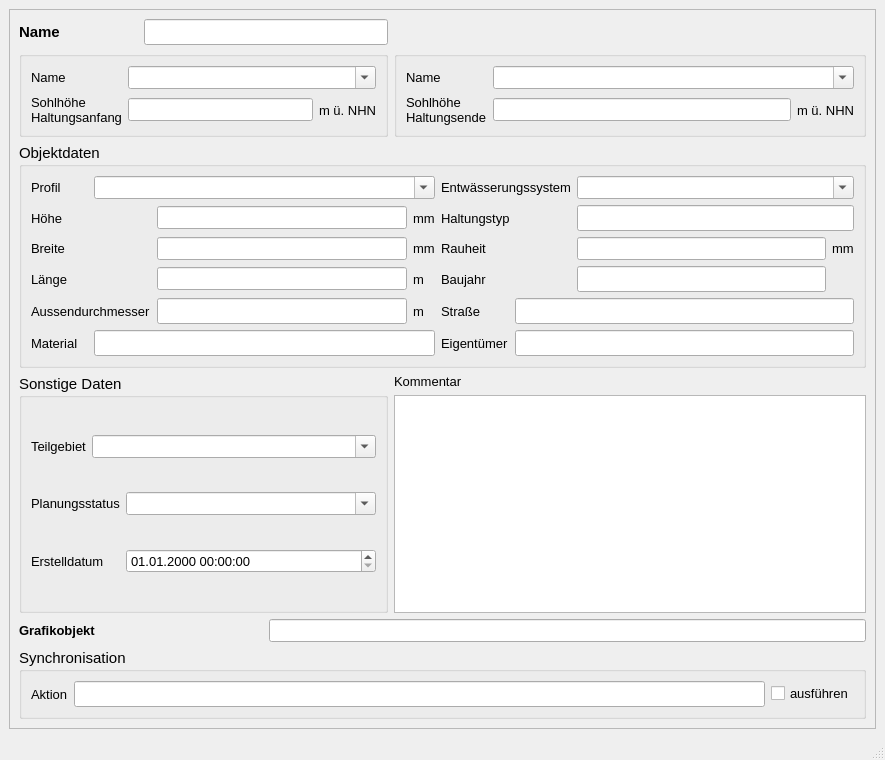
<?xml version="1.0" encoding="UTF-8"?>
<ui version="4.0">
 <class>MainWindow</class>
 <widget class="QMainWindow" name="MainWindow">
  <property name="geometry">
   <rect>
    <x>0</x>
    <y>0</y>
    <width>885</width>
    <height>760</height>
   </rect>
  </property>
  <property name="minimumSize">
   <size>
    <width>680</width>
    <height>650</height>
   </size>
  </property>
  <property name="font">
   <font>
    <family>Tahoma</family>
    <pointsize>10</pointsize>
   </font>
  </property>
  <property name="windowTitle">
   <string>Schieber</string>
  </property>
  <widget class="QWidget" name="centralwidget">
   <layout class="QGridLayout" name="gridLayout">
    <item row="0" column="0">
     <widget class="QScrollArea" name="scrollArea">
      <property name="widgetResizable">
       <bool>true</bool>
      </property>
      <widget class="QWidget" name="scrollAreaWidgetContents">
       <property name="geometry">
        <rect>
         <x>0</x>
         <y>0</y>
         <width>861</width>
         <height>683</height>
        </rect>
       </property>
       <layout class="QGridLayout" name="gridLayout_2">
        <item row="0" column="0">
         <widget class="QLabel" name="label">
          <property name="font">
           <font>
            <family>Tahoma</family>
            <pointsize>11</pointsize>
            <weight>75</weight>
            <bold>true</bold>
           </font>
          </property>
          <property name="text">
           <string>Name</string>
          </property>
         </widget>
        </item>
        <item row="0" column="1" colspan="2">
         <widget class="QLineEdit" name="haltnam">
          <property name="font">
           <font>
            <family>Tahoma</family>
            <pointsize>11</pointsize>
           </font>
          </property>
          <property name="toolTip">
           <string>&lt;html&gt;&lt;head/&gt;&lt;body&gt;&lt;p&gt;Eindeutige Bezeichnung&lt;/p&gt;&lt;/body&gt;&lt;/html&gt;</string>
          </property>
          <property name="statusTip">
           <string>Eindeutige Bezeichnung</string>
          </property>
         </widget>
        </item>
        <item row="1" column="0" colspan="3">
         <widget class="QGroupBox" name="groupBox_2">
          <property name="font">
           <font>
            <family>Tahoma</family>
            <pointsize>11</pointsize>
           </font>
          </property>
          <property name="title">
           <string/>
          </property>
          <layout class="QGridLayout" name="gridLayout_3">
           <item row="0" column="0">
            <widget class="QLabel" name="label_3">
             <property name="font">
              <font>
               <family>Tahoma</family>
               <pointsize>10</pointsize>
              </font>
             </property>
             <property name="text">
              <string>Name</string>
             </property>
            </widget>
           </item>
           <item row="0" column="1" colspan="2">
            <widget class="QComboBox" name="schoben">
             <property name="font">
              <font>
               <family>Tahoma</family>
               <pointsize>10</pointsize>
              </font>
             </property>
             <property name="toolTip">
              <string>&lt;html&gt;&lt;head/&gt;&lt;body&gt;&lt;p&gt;Name des oberen Schachts&lt;/p&gt;&lt;/body&gt;&lt;/html&gt;</string>
             </property>
             <property name="statusTip">
              <string>Name des oberen Schachts</string>
             </property>
             <property name="editable">
              <bool>true</bool>
             </property>
            </widget>
           </item>
           <item row="1" column="0">
            <widget class="QLabel" name="label_28">
             <property name="font">
              <font>
               <family>Tahoma</family>
               <pointsize>10</pointsize>
              </font>
             </property>
             <property name="text">
              <string>Sohlhöhe
Haltungsanfang</string>
             </property>
            </widget>
           </item>
           <item row="1" column="1">
            <widget class="QLineEdit" name="sohleoben">
             <property name="font">
              <font>
               <family>Tahoma</family>
               <pointsize>10</pointsize>
              </font>
             </property>
             <property name="toolTip">
              <string/>
             </property>
             <property name="statusTip">
              <string/>
             </property>
            </widget>
           </item>
           <item row="1" column="2">
            <widget class="QLabel" name="label_18">
             <property name="font">
              <font>
               <family>Tahoma</family>
               <pointsize>10</pointsize>
              </font>
             </property>
             <property name="text">
              <string>m ü. NHN</string>
             </property>
            </widget>
           </item>
          </layout>
         </widget>
        </item>
        <item row="1" column="3">
         <widget class="QGroupBox" name="groupBox_4">
          <property name="font">
           <font>
            <family>Tahoma</family>
            <pointsize>11</pointsize>
           </font>
          </property>
          <property name="title">
           <string/>
          </property>
          <layout class="QGridLayout" name="gridLayout_4">
           <item row="0" column="0">
            <widget class="QLabel" name="label_9">
             <property name="font">
              <font>
               <family>Tahoma</family>
               <pointsize>10</pointsize>
              </font>
             </property>
             <property name="text">
              <string>Name</string>
             </property>
            </widget>
           </item>
           <item row="0" column="1" colspan="2">
            <widget class="QComboBox" name="schunten">
             <property name="font">
              <font>
               <family>Tahoma</family>
               <pointsize>10</pointsize>
              </font>
             </property>
             <property name="toolTip">
              <string>&lt;html&gt;&lt;head/&gt;&lt;body&gt;&lt;p&gt;Name des unteren Schachts&lt;/p&gt;&lt;/body&gt;&lt;/html&gt;</string>
             </property>
             <property name="statusTip">
              <string>Name des unteren Schachts</string>
             </property>
             <property name="editable">
              <bool>true</bool>
             </property>
            </widget>
           </item>
           <item row="1" column="0">
            <widget class="QLabel" name="label_29">
             <property name="font">
              <font>
               <family>Tahoma</family>
               <pointsize>10</pointsize>
              </font>
             </property>
             <property name="text">
              <string>Sohlhöhe
Haltungsende</string>
             </property>
            </widget>
           </item>
           <item row="1" column="1">
            <widget class="QLineEdit" name="sohleunten">
             <property name="font">
              <font>
               <family>Tahoma</family>
               <pointsize>10</pointsize>
              </font>
             </property>
             <property name="toolTip">
              <string/>
             </property>
             <property name="statusTip">
              <string/>
             </property>
            </widget>
           </item>
           <item row="1" column="2">
            <widget class="QLabel" name="label_19">
             <property name="font">
              <font>
               <family>Tahoma</family>
               <pointsize>10</pointsize>
              </font>
             </property>
             <property name="text">
              <string>m ü. NHN</string>
             </property>
            </widget>
           </item>
          </layout>
         </widget>
        </item>
        <item row="2" column="0" colspan="4">
         <widget class="QGroupBox" name="groupBox_5">
          <property name="font">
           <font>
            <family>Tahoma</family>
            <pointsize>11</pointsize>
           </font>
          </property>
          <property name="title">
           <string>Objektdaten</string>
          </property>
          <layout class="QGridLayout" name="gridLayout_5">
           <item row="0" column="0">
            <widget class="QLabel" name="label_54">
             <property name="font">
              <font>
               <family>Tahoma</family>
               <pointsize>10</pointsize>
              </font>
             </property>
             <property name="text">
              <string>Profil</string>
             </property>
            </widget>
           </item>
           <item row="0" column="1" colspan="3">
            <widget class="QComboBox" name="profilnam">
             <property name="font">
              <font>
               <family>Tahoma</family>
               <pointsize>10</pointsize>
              </font>
             </property>
             <property name="toolTip">
              <string>&lt;html&gt;&lt;head/&gt;&lt;body&gt;&lt;p&gt;Profil der Haltung gem. HE&lt;/p&gt;&lt;/body&gt;&lt;/html&gt;</string>
             </property>
             <property name="statusTip">
              <string/>
             </property>
             <property name="editable">
              <bool>true</bool>
             </property>
            </widget>
           </item>
           <item row="0" column="4" colspan="2">
            <widget class="QLabel" name="label_52">
             <property name="font">
              <font>
               <family>Tahoma</family>
               <pointsize>10</pointsize>
              </font>
             </property>
             <property name="text">
              <string>Entwässerungssystem</string>
             </property>
            </widget>
           </item>
           <item row="0" column="6" colspan="2">
            <widget class="QComboBox" name="entwart">
             <property name="font">
              <font>
               <family>Tahoma</family>
               <pointsize>10</pointsize>
              </font>
             </property>
             <property name="toolTip">
              <string>&lt;html&gt;&lt;head/&gt;&lt;body&gt;&lt;p&gt;vorh. Entwässerungssystem (z.B. Mischwasser, Regenwasser etc.)&lt;/p&gt;&lt;/body&gt;&lt;/html&gt;</string>
             </property>
             <property name="statusTip">
              <string>vorh. Entwässerungssystem (z.B. Mischwasser, Regenwasser etc.)</string>
             </property>
             <property name="editable">
              <bool>true</bool>
             </property>
            </widget>
           </item>
           <item row="1" column="0">
            <widget class="QLabel" name="label_6">
             <property name="font">
              <font>
               <family>Tahoma</family>
               <pointsize>10</pointsize>
              </font>
             </property>
             <property name="text">
              <string>Höhe</string>
             </property>
            </widget>
           </item>
           <item row="1" column="2">
            <widget class="QLineEdit" name="hoehe">
             <property name="font">
              <font>
               <family>Tahoma</family>
               <pointsize>10</pointsize>
              </font>
             </property>
             <property name="toolTip">
              <string/>
             </property>
             <property name="statusTip">
              <string/>
             </property>
            </widget>
           </item>
           <item row="1" column="3">
            <widget class="QLabel" name="label_16">
             <property name="font">
              <font>
               <family>Tahoma</family>
               <pointsize>10</pointsize>
              </font>
             </property>
             <property name="text">
              <string>mm</string>
             </property>
            </widget>
           </item>
           <item row="1" column="4" colspan="2">
            <widget class="QLabel" name="label_13">
             <property name="font">
              <font>
               <family>Tahoma</family>
               <pointsize>10</pointsize>
              </font>
             </property>
             <property name="text">
              <string>Haltungstyp</string>
             </property>
            </widget>
           </item>
           <item row="1" column="6" colspan="2">
            <widget class="QLineEdit" name="haltungstyp"/>
           </item>
           <item row="2" column="0">
            <widget class="QLabel" name="label_7">
             <property name="font">
              <font>
               <family>Tahoma</family>
               <pointsize>10</pointsize>
              </font>
             </property>
             <property name="text">
              <string>Breite</string>
             </property>
            </widget>
           </item>
           <item row="2" column="2">
            <widget class="QLineEdit" name="breite">
             <property name="font">
              <font>
               <family>Tahoma</family>
               <pointsize>10</pointsize>
              </font>
             </property>
             <property name="toolTip">
              <string/>
             </property>
             <property name="statusTip">
              <string/>
             </property>
            </widget>
           </item>
           <item row="2" column="3">
            <widget class="QLabel" name="label_20">
             <property name="font">
              <font>
               <family>Tahoma</family>
               <pointsize>10</pointsize>
              </font>
             </property>
             <property name="text">
              <string>mm</string>
             </property>
            </widget>
           </item>
           <item row="2" column="4" colspan="2">
            <widget class="QLabel" name="label_61">
             <property name="font">
              <font>
               <family>Tahoma</family>
               <pointsize>10</pointsize>
              </font>
             </property>
             <property name="text">
              <string>Rauheit</string>
             </property>
            </widget>
           </item>
           <item row="2" column="6">
            <widget class="QLineEdit" name="ks">
             <property name="font">
              <font>
               <family>Tahoma</family>
               <pointsize>10</pointsize>
              </font>
             </property>
             <property name="toolTip">
              <string>&lt;html&gt;&lt;head/&gt;&lt;body&gt;&lt;p&gt;Absolute Rauheit gemäß Prandtl-Colebrook&lt;/p&gt;&lt;/body&gt;&lt;/html&gt;</string>
             </property>
             <property name="statusTip">
              <string>Absolute Rauheit gemäß Prandtl-Colebrook</string>
             </property>
            </widget>
           </item>
           <item row="2" column="7">
            <widget class="QLabel" name="label_70">
             <property name="font">
              <font>
               <family>Tahoma</family>
               <pointsize>10</pointsize>
              </font>
             </property>
             <property name="text">
              <string>mm</string>
             </property>
            </widget>
           </item>
           <item row="3" column="0" colspan="2">
            <widget class="QLabel" name="label_17">
             <property name="font">
              <font>
               <family>Tahoma</family>
               <pointsize>10</pointsize>
              </font>
             </property>
             <property name="text">
              <string>Länge</string>
             </property>
            </widget>
           </item>
           <item row="3" column="2">
            <widget class="QLineEdit" name="laenge">
             <property name="font">
              <font>
               <family>Tahoma</family>
               <pointsize>10</pointsize>
              </font>
             </property>
             <property name="toolTip">
              <string/>
             </property>
             <property name="statusTip">
              <string/>
             </property>
            </widget>
           </item>
           <item row="3" column="3">
            <widget class="QLabel" name="label_21">
             <property name="font">
              <font>
               <family>Tahoma</family>
               <pointsize>10</pointsize>
              </font>
             </property>
             <property name="text">
              <string>m </string>
             </property>
            </widget>
           </item>
           <item row="3" column="4" colspan="2">
            <widget class="QLabel" name="label_12">
             <property name="font">
              <font>
               <family>Tahoma</family>
               <pointsize>10</pointsize>
              </font>
             </property>
             <property name="text">
              <string>Baujahr</string>
             </property>
            </widget>
           </item>
           <item row="3" column="6">
            <widget class="QLineEdit" name="baujahr">
             <property name="toolTip">
              <string>&lt;html&gt;&lt;head/&gt;&lt;body&gt;&lt;p&gt;Baujahr&lt;/p&gt;&lt;/body&gt;&lt;/html&gt;</string>
             </property>
             <property name="statusTip">
              <string/>
             </property>
            </widget>
           </item>
           <item row="4" column="0" colspan="2">
            <widget class="QLabel" name="label_14">
             <property name="font">
              <font>
               <family>Tahoma</family>
               <pointsize>10</pointsize>
              </font>
             </property>
             <property name="text">
              <string>Aussendurchmesser</string>
             </property>
            </widget>
           </item>
           <item row="4" column="2">
            <widget class="QLineEdit" name="aussendurchmesser">
             <property name="toolTip">
              <string>&lt;html&gt;&lt;head/&gt;&lt;body&gt;&lt;p&gt;Aussendurchmesser&lt;/p&gt;&lt;/body&gt;&lt;/html&gt;</string>
             </property>
             <property name="statusTip">
              <string/>
             </property>
            </widget>
           </item>
           <item row="4" column="3">
            <widget class="QLabel" name="label_27">
             <property name="font">
              <font>
               <family>Tahoma</family>
               <pointsize>10</pointsize>
              </font>
             </property>
             <property name="text">
              <string>m</string>
             </property>
            </widget>
           </item>
           <item row="4" column="4">
            <widget class="QLabel" name="label_66">
             <property name="font">
              <font>
               <family>Tahoma</family>
               <pointsize>10</pointsize>
              </font>
             </property>
             <property name="text">
              <string>Straße</string>
             </property>
            </widget>
           </item>
           <item row="4" column="5" colspan="3">
            <widget class="QLineEdit" name="strasse">
             <property name="toolTip">
              <string>&lt;html&gt;&lt;head/&gt;&lt;body&gt;&lt;p&gt;Straßenname&lt;/p&gt;&lt;/body&gt;&lt;/html&gt;</string>
             </property>
             <property name="statusTip">
              <string/>
             </property>
            </widget>
           </item>
           <item row="5" column="0">
            <widget class="QLabel" name="label_23">
             <property name="font">
              <font>
               <family>Tahoma</family>
               <pointsize>10</pointsize>
              </font>
             </property>
             <property name="text">
              <string>Material</string>
             </property>
            </widget>
           </item>
           <item row="5" column="1" colspan="3">
            <widget class="QLineEdit" name="material">
             <property name="toolTip">
              <string>&lt;html&gt;&lt;head/&gt;&lt;body&gt;&lt;p&gt;Material&lt;/p&gt;&lt;/body&gt;&lt;/html&gt;</string>
             </property>
             <property name="statusTip">
              <string/>
             </property>
            </widget>
           </item>
           <item row="5" column="4">
            <widget class="QLabel" name="label_65">
             <property name="font">
              <font>
               <family>Tahoma</family>
               <pointsize>10</pointsize>
              </font>
             </property>
             <property name="text">
              <string>Eigentümer</string>
             </property>
            </widget>
           </item>
           <item row="5" column="5" colspan="3">
            <widget class="QLineEdit" name="eigentum">
             <property name="toolTip">
              <string>&lt;html&gt;&lt;head/&gt;&lt;body&gt;&lt;p&gt;Eigentümer&lt;/p&gt;&lt;/body&gt;&lt;/html&gt;</string>
             </property>
             <property name="statusTip">
              <string/>
             </property>
            </widget>
           </item>
          </layout>
         </widget>
        </item>
        <item row="3" column="0" rowspan="2" colspan="3">
         <widget class="QGroupBox" name="groupBox_3">
          <property name="font">
           <font>
            <family>Tahoma</family>
            <pointsize>11</pointsize>
           </font>
          </property>
          <property name="title">
           <string>Sonstige Daten</string>
          </property>
          <layout class="QGridLayout" name="gridLayout_6">
           <item row="0" column="0">
            <widget class="QLabel" name="label_11">
             <property name="font">
              <font>
               <family>Tahoma</family>
               <pointsize>10</pointsize>
              </font>
             </property>
             <property name="text">
              <string>Teilgebiet</string>
             </property>
             <property name="buddy">
              <cstring>simstatus</cstring>
             </property>
            </widget>
           </item>
           <item row="0" column="1" colspan="2">
            <widget class="QComboBox" name="teilgebiet">
             <property name="font">
              <font>
               <family>Tahoma</family>
               <pointsize>10</pointsize>
              </font>
             </property>
             <property name="toolTip">
              <string>&lt;html&gt;&lt;head/&gt;&lt;body&gt;&lt;p&gt;Zuordnung zu definiertem Teilgebiet&lt;/p&gt;&lt;/body&gt;&lt;/html&gt;</string>
             </property>
             <property name="statusTip">
              <string>Zuordnung zu definiertem Teilgebiet</string>
             </property>
             <property name="editable">
              <bool>true</bool>
             </property>
            </widget>
           </item>
           <item row="1" column="0" colspan="2">
            <widget class="QLabel" name="label_10">
             <property name="font">
              <font>
               <family>Tahoma</family>
               <pointsize>10</pointsize>
              </font>
             </property>
             <property name="text">
              <string>Planungsstatus</string>
             </property>
             <property name="buddy">
              <cstring>simstatus</cstring>
             </property>
            </widget>
           </item>
           <item row="1" column="2">
            <widget class="QComboBox" name="simstatus">
             <property name="font">
              <font>
               <family>Tahoma</family>
               <pointsize>10</pointsize>
              </font>
             </property>
             <property name="toolTip">
              <string>&lt;html&gt;&lt;head/&gt;&lt;body&gt;&lt;p&gt;&lt;span style=&quot; font-family:'Calibri','sans-serif';&quot;&gt;aktueller Status (z.B. vorhanden, in Planung, etc.)&lt;/span&gt;&lt;/p&gt;&lt;/body&gt;&lt;/html&gt;</string>
             </property>
             <property name="statusTip">
              <string>aktueller Status (z.B. vorhanden, in Planung, etc.)</string>
             </property>
             <property name="editable">
              <bool>true</bool>
             </property>
            </widget>
           </item>
           <item row="2" column="0" colspan="2">
            <widget class="QLabel" name="label_71">
             <property name="font">
              <font>
               <family>Tahoma</family>
               <pointsize>10</pointsize>
              </font>
             </property>
             <property name="text">
              <string>Erstelldatum</string>
             </property>
            </widget>
           </item>
           <item row="2" column="2">
            <widget class="QgsDateTimeEdit" name="createdat">
             <property name="minimumSize">
              <size>
               <width>250</width>
               <height>0</height>
              </size>
             </property>
             <property name="font">
              <font>
               <family>Tahoma</family>
               <pointsize>10</pointsize>
              </font>
             </property>
             <property name="currentSection">
              <enum>QDateTimeEdit::DaySection</enum>
             </property>
             <property name="displayFormat">
              <string>dd.MM.yyyy HH:mm:ss</string>
             </property>
            </widget>
           </item>
          </layout>
         </widget>
        </item>
        <item row="3" column="3">
         <widget class="QLabel" name="label_22">
          <property name="font">
           <font>
            <family>Tahoma</family>
            <pointsize>10</pointsize>
           </font>
          </property>
          <property name="text">
           <string>Kommentar</string>
          </property>
         </widget>
        </item>
        <item row="4" column="3">
         <widget class="QTextEdit" name="kommentar">
          <property name="font">
           <font>
            <family>Tahoma</family>
            <pointsize>10</pointsize>
           </font>
          </property>
          <property name="toolTip">
           <string>&lt;html&gt;&lt;head/&gt;&lt;body&gt;&lt;p&gt;&lt;span style=&quot; font-family:'Calibri','sans-serif';&quot;&gt;Platz für eigene Kommentare.&lt;/span&gt;&lt;/p&gt;&lt;/body&gt;&lt;/html&gt;</string>
          </property>
          <property name="statusTip">
           <string>Platz für zusätzliche Kommentare</string>
          </property>
         </widget>
        </item>
        <item row="5" column="0" colspan="2">
         <widget class="QLabel" name="label_24">
          <property name="font">
           <font>
            <family>Tahoma</family>
            <pointsize>10</pointsize>
            <weight>75</weight>
            <bold>true</bold>
           </font>
          </property>
          <property name="text">
           <string>Grafikobjekt</string>
          </property>
         </widget>
        </item>
        <item row="5" column="2" colspan="2">
         <widget class="QLineEdit" name="objekt">
          <property name="toolTip">
           <string>&lt;html&gt;&lt;head/&gt;&lt;body&gt;&lt;p&gt;Textbeschreibung (WKT) des Grafikobjekts&lt;/p&gt;&lt;/body&gt;&lt;/html&gt;</string>
          </property>
          <property name="statusTip">
           <string>Textbeschreibung des Grafikobjekts</string>
          </property>
         </widget>
        </item>
        <item row="6" column="0" colspan="4">
         <widget class="QGroupBox" name="groupBox_sync">
          <property name="font">
           <font>
            <family>Tahoma</family>
            <pointsize>11</pointsize>
           </font>
          </property>
          <property name="title">
           <string>Synchronisation</string>
          </property>
          <layout class="QGridLayout" name="gridLayout_7">
           <item row="0" column="0">
            <widget class="QLabel" name="label_25">
             <property name="font">
              <font>
               <family>Tahoma</family>
               <pointsize>10</pointsize>
              </font>
             </property>
             <property name="text">
              <string>Aktion</string>
             </property>
            </widget>
           </item>
           <item row="0" column="1">
            <widget class="QLineEdit" name="aktion">
             <property name="toolTip">
              <string>&lt;html&gt;&lt;head/&gt;&lt;body&gt;&lt;p&gt;Maßnahme zur Synchronisation&lt;/p&gt;&lt;/body&gt;&lt;/html&gt;</string>
             </property>
             <property name="statusTip">
              <string>Maßnahme zur Synchronisation</string>
             </property>
            </widget>
           </item>
           <item row="0" column="2">
            <widget class="QCheckBox" name="status">
             <property name="font">
              <font>
               <family>Tahoma</family>
               <pointsize>10</pointsize>
              </font>
             </property>
             <property name="toolTip">
              <string>Synchronisation aktivieren</string>
             </property>
             <property name="statusTip">
              <string>Synchronisation aktivieren</string>
             </property>
             <property name="text">
              <string>ausführen</string>
             </property>
            </widget>
           </item>
          </layout>
         </widget>
        </item>
       </layout>
      </widget>
     </widget>
    </item>
   </layout>
  </widget>
  <widget class="QMenuBar" name="menubar">
   <property name="geometry">
    <rect>
     <x>0</x>
     <y>0</y>
     <width>885</width>
     <height>27</height>
    </rect>
   </property>
  </widget>
  <widget class="QStatusBar" name="statusbar"/>
 </widget>
 <customwidgets>
  <customwidget>
   <class>QgsDateTimeEdit</class>
   <extends>QDateTimeEdit</extends>
   <header>qgsdatetimeedit.h</header>
  </customwidget>
 </customwidgets>
 <resources/>
 <connections/>
</ui>
